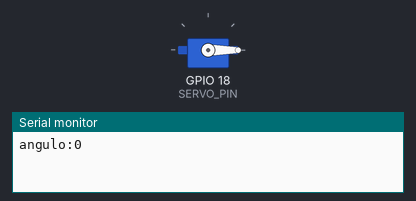
Simulated run of this sketch. Board: ESP32. Shown: servo, the last lines printed to the serial monitor. Servo pulses on a pin are drawn as a servo (544–2400 µs = 0–180°).

Above: at 0.05 s.
At 0.9 s:
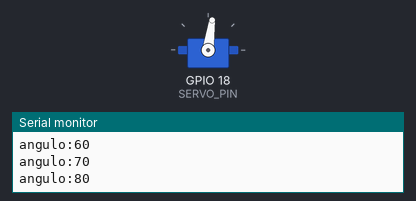
At 1.8 s:
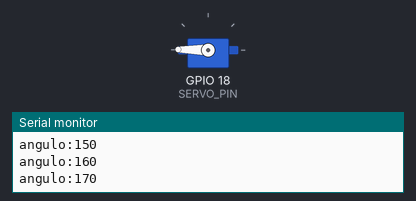
At 3.6 s:
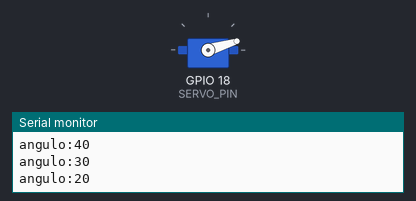
Timing chart, 0 to 8.7 s (numbered marks = the images above):
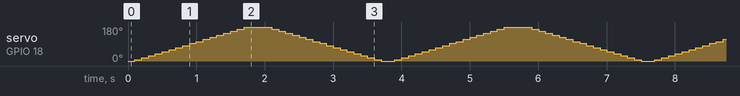

The sketch:

sketch.ino
```cpp
// Servo con LEDC — ESP32 Studio
const int SERVO_PIN = 18;

void writeAngle(int deg) {
  // 0.5 ms a 2.5 ms dentro de un periodo de 20 ms (14 bits)
  int us = map(deg, 0, 180, 500, 2500);
  ledcWrite(SERVO_PIN, (uint32_t)us * 16383 / 20000);
}

void setup() {
  Serial.begin(115200);
  ledcAttach(SERVO_PIN, 50, 14);
}

void loop() {
  for (int a = 0; a <= 180; a += 10) { writeAngle(a); Serial.printf("angulo:%d\n", a); delay(100); }
  for (int a = 180; a >= 0; a -= 10) { writeAngle(a); Serial.printf("angulo:%d\n", a); delay(100); }
}
```
